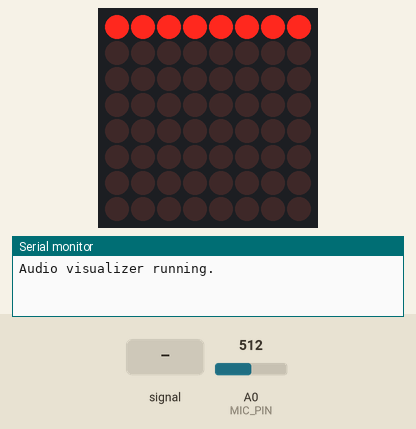
Simulated run of this sketch. Board: Arduino Uno, built with avr-gcc and run on an emulated ATmega328P. Parts: 8×8 LED matrix, the last lines printed to the serial monitor. The inputs (shaded band) are chosen by the test bench; at power-on: A0 (MIC_PIN) = 512. The local clock reads 2024-03-15 10:24:30 at power-on unless the sketch sets it; storage starts empty.

Above: at 1.2 s.
1.3 s: A0 (MIC_PIN) fed a 1000 Hz sine of ±255 counts around its level
At 3.01 s:
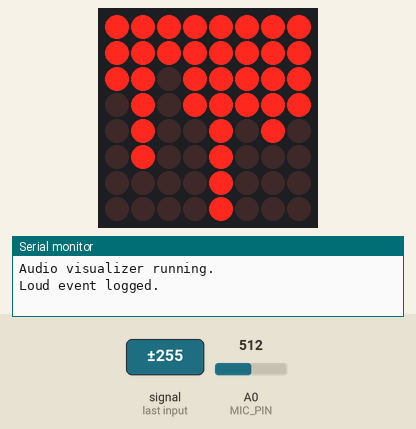
4.3 s: A0 (MIC_PIN) set to 716
At 5.08 s:
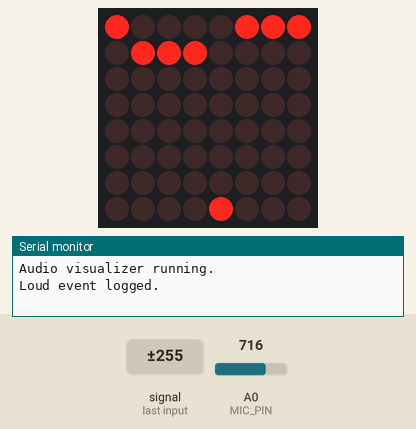
7.3 s: A0 (MIC_PIN) fed a 200 Hz sine of ±81 counts around its level
At 7.84 s:
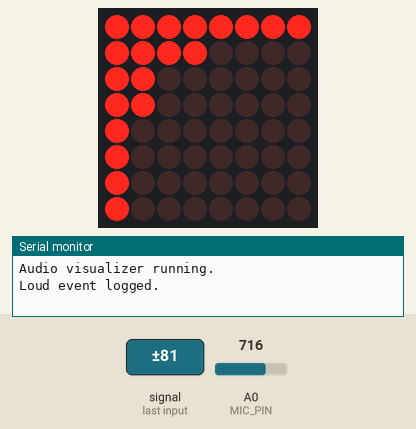
10.2 s: A0 (MIC_PIN) fed a 2 Hz sine of ±306 counts around its level
At 10.94 s:
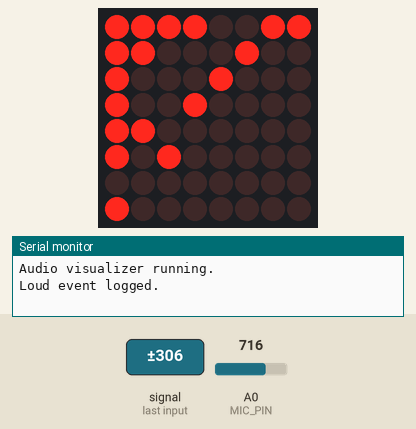
12.9 s: A0 (MIC_PIN) set to 900
At 13.7 s:
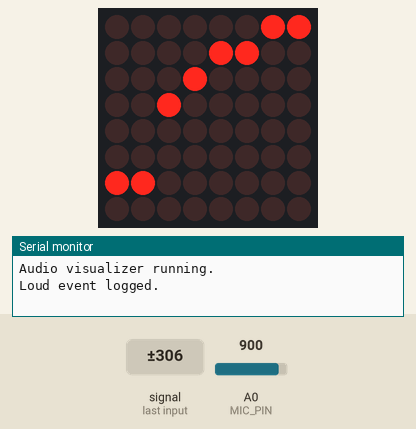
15.9 s: A0 (MIC_PIN) fed a 200 Hz sine of ±81 counts around its level
At 16.47 s:
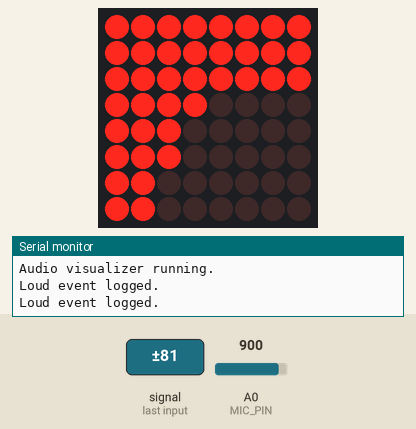
Timing chart, 0 to 18.9 s (numbered marks = the images above; inputs shaded):
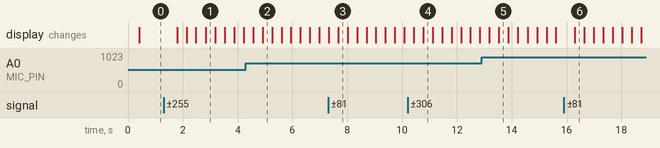

The sketch:

audio_visualizer.ino
```cpp
/*
  Audio Spectrum LED Matrix Visualizer
  ----------------------------------------
  Timer1-driven fixed-rate mic sampling, on-device FFT, MAX7219 bar-graph
  display, and SD-logged loud events. Board: Arduino Uno.
*/

#include <SPI.h>
#include <Wire.h>
#include <LedControl.h>
#include <RTClib.h>
#include <SD.h>
#include <arduinoFFT.h>

const uint8_t MIC_PIN = A0;
const uint8_t SENS_PIN = A1;
const uint8_t MATRIX_CS = 10, MATRIX_DIN = 11, MATRIX_CLK = 13;
const uint8_t SD_CS = 4;

LedControl lc(MATRIX_DIN, MATRIX_CLK, MATRIX_CS, 1);
RTC_DS3231 rtc;

const uint16_t SAMPLES = 128;
const double SAMPLE_RATE_HZ = 4000.0;
double vReal[SAMPLES], vImag[SAMPLES];
arduinoFFT FFT = arduinoFFT(vReal, vImag, SAMPLES, SAMPLE_RATE_HZ);

volatile int16_t ringBuf[SAMPLES];
volatile uint16_t ringHead = 0;
volatile bool bufferFull = false;

uint8_t bandHeights[8] = {0, 0, 0, 0, 0, 0, 0, 0};
uint8_t peakHold[8] = {0, 0, 0, 0, 0, 0, 0, 0};

unsigned long loudSinceMs = 0;
bool loudLogged = false;

void setup() {
  Serial.begin(9600);
  Wire.begin();

  lc.shutdown(0, false);
  lc.setIntensity(0, 8);
  lc.clearDisplay(0);

  if (!rtc.begin()) Serial.println("RTC not found!");
  if (!SD.begin(SD_CS)) Serial.println("SD init failed!");
  ensureCsvHeader();

  setupTimer1(SAMPLE_RATE_HZ);
  Serial.println("Audio visualizer running.");
}

void loop() {
  if (!bufferFull) return;
  bufferFull = false;

  for (uint16_t i = 0; i < SAMPLES; i++) {
    vReal[i] = (double)ringBuf[i];
    vImag[i] = 0;
  }

  FFT.Windowing(FFT_WIN_TYP_HAMMING, FFT_FORWARD);
  FFT.Compute(FFT_FORWARD);
  FFT.ComplexToMagnitude();

  bucketToBands();
  drawBars();
  checkLoudness();
}

void bucketToBands() {
  // Use bins 2..65 (skip DC + very low bins), grouped into 8 logical bands.
  const uint16_t startBin = 2, endBin = 64;
  const uint16_t binsPerBand = (endBin - startBin) / 8;

  for (uint8_t band = 0; band < 8; band++) {
    double sum = 0;
    uint16_t base = startBin + band * binsPerBand;
    for (uint16_t i = 0; i < binsPerBand; i++) sum += vReal[base + i];
    double avg = sum / binsPerBand;
    uint8_t height = constrain((int)(avg / 20.0), 0, 8);
    bandHeights[band] = height;
    if (height > peakHold[band]) peakHold[band] = height;
    else if (peakHold[band] > 0) peakHold[band]--;
  }
}

void drawBars() {
  for (uint8_t col = 0; col < 8; col++) {
    for (uint8_t row = 0; row < 8; row++) {
      bool lit = row < bandHeights[col] || row == peakHold[col];
      lc.setLed(0, row, col, lit);
    }
  }
}

void checkLoudness() {
  double sumSq = 0;
  for (uint16_t i = 0; i < SAMPLES; i++) sumSq += vReal[i] * vReal[i];
  double rms = sqrt(sumSq / SAMPLES);

  int threshold = map(analogRead(SENS_PIN), 0, 1023, 50, 800);

  if (rms > threshold) {
    if (loudSinceMs == 0) loudSinceMs = millis();
    if (!loudLogged && millis() - loudSinceMs > 1000) {
      logEvent(rms, threshold);
      loudLogged = true;
    }
  } else {
    loudSinceMs = 0;
    loudLogged = false;
  }
}

void ensureCsvHeader() {
  if (!SD.exists("NOISELOG.CSV")) {
    File f = SD.open("NOISELOG.CSV", FILE_WRITE);
    if (f) { f.println("timestamp,rms,threshold"); f.close(); }
  }
}

void logEvent(double rms, int threshold) {
  File f = SD.open("NOISELOG.CSV", FILE_WRITE);
  if (!f) return;
  DateTime now = rtc.now();
  f.print(now.timestamp(DateTime::TIMESTAMP_FULL)); f.print(",");
  f.print(rms); f.print(",");
  f.println(threshold);
  f.close();
  Serial.println("Loud event logged.");
}

// ---- Timer1 fixed-rate sampling ----
void setupTimer1(double hz) {
  noInterrupts();
  TCCR1A = 0; TCCR1B = 0; TCNT1 = 0;
  long ocr = (16000000 / (8 * hz)) - 1;
  OCR1A = ocr;
  TCCR1B |= (1 << WGM12) | (1 << CS11);
  TIMSK1 |= (1 << OCIE1A);
  interrupts();
}

ISR(TIMER1_COMPA_vect) {
  int16_t sample = analogRead(MIC_PIN) - 512; // center around 0
  ringBuf[ringHead] = sample;
  ringHead++;
  if (ringHead >= SAMPLES) {
    ringHead = 0;
    bufferFull = true;
  }
}
```

Measured:
- after the input at 1.3 s, the display: first changes after 0.49 s (image 1 shows a later state)
- after the input at 4.3 s, the display: first differs from a run without the input after 0.61 s (image 2)
- after the input at 7.3 s, the display: first differs from a run without the input after 0.37 s (image 3)
- after the input at 10.2 s, the display: first differs from a run without the input after 0.57 s (image 4)
- after the input at 12.9 s, the display: first differs from a run without the input after 0.63 s (image 5)
- after the input at 15.9 s, the display: changes after 0.41 s (image 6)
